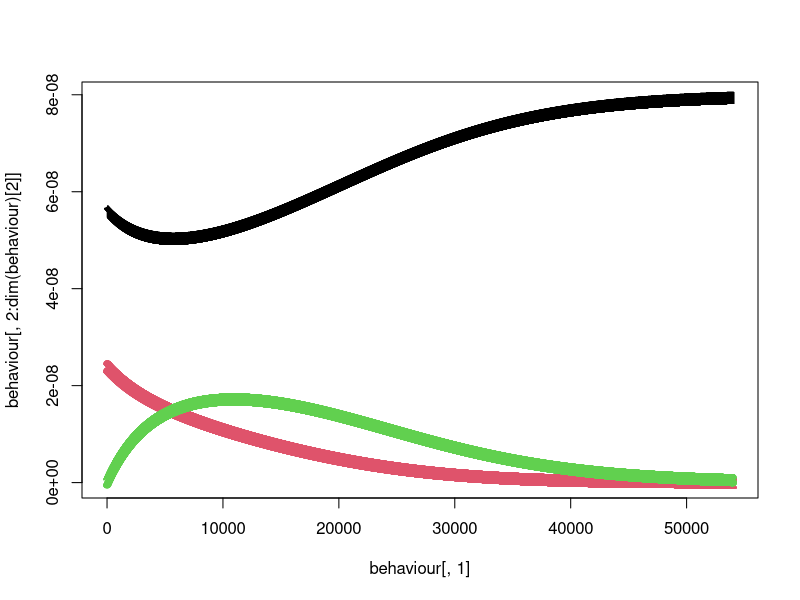

Write R code to recreate this figure.
library(deSolve)

get_first_part <- function(react_str) {
    return(sub('->.*', '', react_str))
}

get_second_part <- function(react_str) {
    return(sub('.*->', '', react_str))
}

is_bimolecular <- function(react_str) {
    first_part <- get_first_part(react_str)
    return(grepl('\\+', first_part))
}

get_species_count <- function(species, reaction_part) {
    m <- gregexpr(paste('[1-9]*', species, sep = ''), reaction_part)
    matches <- regmatches(reaction_part, m)
    nums <- array(0, length(matches[[1]]))
    if(length(nums) > 0) {
        for(i in 1:length(nums)){
            nums[i] <- as.numeric(sub(species, '', matches[[1]][i]))
            if(is.na(nums[i])) {
                nums[i] <- 1
            }
        }
    }
    return(nums)
}

get_stoichiometry <- function(species, reaction) {
    f_p <- get_first_part(reaction)
    s_p <- get_second_part(reaction)
    
    f_p_n <- get_species_count(species, f_p)
    s_p_n <- get_species_count(species, s_p)
    
    r <- list(left_sto = sum(f_p_n), right_sto = sum(s_p_n))
    return(r)
}

reactants_in_reaction <- function(species, reaction) {
    f_p <- get_first_part(reaction)
    words <- strsplit(f_p, '[^a-zA-Z]')[[1]]
    r <- c()
    for(i in 1:length(species)) {
        if(any(words == species[i])) {
            r <- c(r, i)
        }
    }
    return(r)
}

# Reaction must be unimolecular or bimolecular
#  E.g.: A + B -> C
#        2A -> B
react <- function(species, ci, reactions, ki, t) {
    products <- matrix(data = 0, nrow = length(reactions), ncol = length(species))
    reactants <- matrix(data = 0, nrow = length(reactions), ncol = length(species))
    
    for(i in 1:length(reactions)) {
        for(j in 1:length(species)) {
            stoc <- get_stoichiometry(species[j], reactions[i])
            products[i,j] <- stoc$right_sto
            reactants[i,j] <- stoc$left_sto
        }
    }
    
    M <- products - reactants
    Mt <- t(M)
    
    fx <- function(t, y, parms) {
        dy <- numeric(length(y))
        
        v <- matrix(data = 0, nrow = length(reactions), ncol = 1)
        for(i in 1:length(reactions)) {
            s_is_reac <- reactants_in_reaction(species, reactions[i])
            v[i,1] <- ki[i] * prod(y[s_is_reac])
        }
        
        dy <- Mt %*% v
        
        return(list(dy))
    }
    
    result <- ode(times = t, y = ci, func = fx, parms = NULL)
    return(result)
}

react_4domain <- function(species, ci, reactions, ki, t) {
    
}

plot_behaviour <- function(behaviour) {
    matplot(x = behaviour[,1], y = behaviour[,2:dim(behaviour)[2]])
}

run_ApBeC <- function() {
    behaviour <- react(
        species   = c('A', 'B', 'C'),
        ci        = c(1e3, 1e3, 0), 
        reactions = c('A + B -> C'),
        ki        = c(1e-7),
        t         = seq(0, 72000, 1)
    )
    return(behaviour)
}

run_lotka <- function() {
    behaviour <- react(
        species   = c('A', 'B'),
        ci        = c(2, 1), 
        reactions = c('A + B -> 2B',
                      'A -> 2A',
                      'B -> 0'),
        ki        = c(1.5,
                      1,
                      1),
        t         = seq(0, 45, 0.1)
    )
    return(behaviour)
}

run_lotka_scaled <- function() {
    behaviour <- react(
        species   = c('A', 'B'),
        ci        = c(20e-9, 10e-9), 
        reactions = c('A + B -> 2B',
                      'A -> 2A',
                      'B -> 0'),
        ki        = c(5e5,
                      1/300,
                      1/300),
        t         = seq(0, 12600, 1)
    )
    return(behaviour)
}

run_ApBeC_4domain <- function() {
    behaviour <- react(
        species   = c('A', 'B', 'C', 'L', 'H', 'W', 'O', 'T'),
        ci        = c(1e3, 1e3, 0.0, 1e5, 0.0, 1e5, 0.0, 1e5), 
        reactions = c('A + L -> H + W',
                      'H + W -> A + L',
                      'B + H -> O',
                      'O + T -> C'),
        ki        = c(1e-7,
                      1e-3,
                      1e-3,
                      1e-3),
        t         = seq(0, 72000, 1)
    )
    return(behaviour)
}

run_origonator <- function() {
    # It is not working properly yet
    behaviour <- react(
        species   = c('A', 'B', 'C'),
        ci        = c(0.8e-9, 4.5e-9, 0.8e-9), 
        reactions = c('B -> A',
                      'B + A -> 0',
                      'A -> 2A + C',
                      '2A -> 0',
                      'C -> B',
                      'C -> 0'),
        ki        = c(3.889e-7,
                      5e5,
                      0.00232,
                      12500,
                      0.00198,
                      1.195e-5),
        t         = seq(0, 360000, 1)
    )
    return(behaviour)
}

run_rossler <- function() {
    # It is not working properly yet
    behaviour <- react(
        species   = c('A', 'B', 'C'),
        ci        = c(1.8e-9, 1.8e-9, 1.8e-9), 
        reactions = c('A -> 2A',
                      '2A -> A',
                      'B + A -> 2B',
                      'B -> 0',
                      'A + C -> 0',
                      'C -> 2C',
                      '2C -> C'),
        ki        = c(0.002,
                      200000,
                      400000,
                      0.000667,
                      400000,
                      0.001,
                      200000),
        t         = seq(0, 144000, 1)
    )
    return(behaviour)
}

consensus <- function() {
    behaviour <- react(
        species   = c('X', 'Y', 'B'),
        ci        = c(0.7 * 80e-9, 0.3 * 80e-9, 0.0),
        reactions = c('X + Y -> 2B',
                      'B + X -> 2X',
                      'B + Y -> 2Y'),
        ki        = c(2e3, 2e3, 2e3),
        t         = seq(0, 54000, 5)
    )
}

#behaviour <- run_ApBeC()
#behaviour <- run_lotka()
#behaviour <- run_lotka_scaled()
#behaviour <- run_ApBeC_4domain()
#behaviour <- run_origonator()
#behaviour <- run_rossler()
behaviour <- consensus()

plot_behaviour(behaviour)
